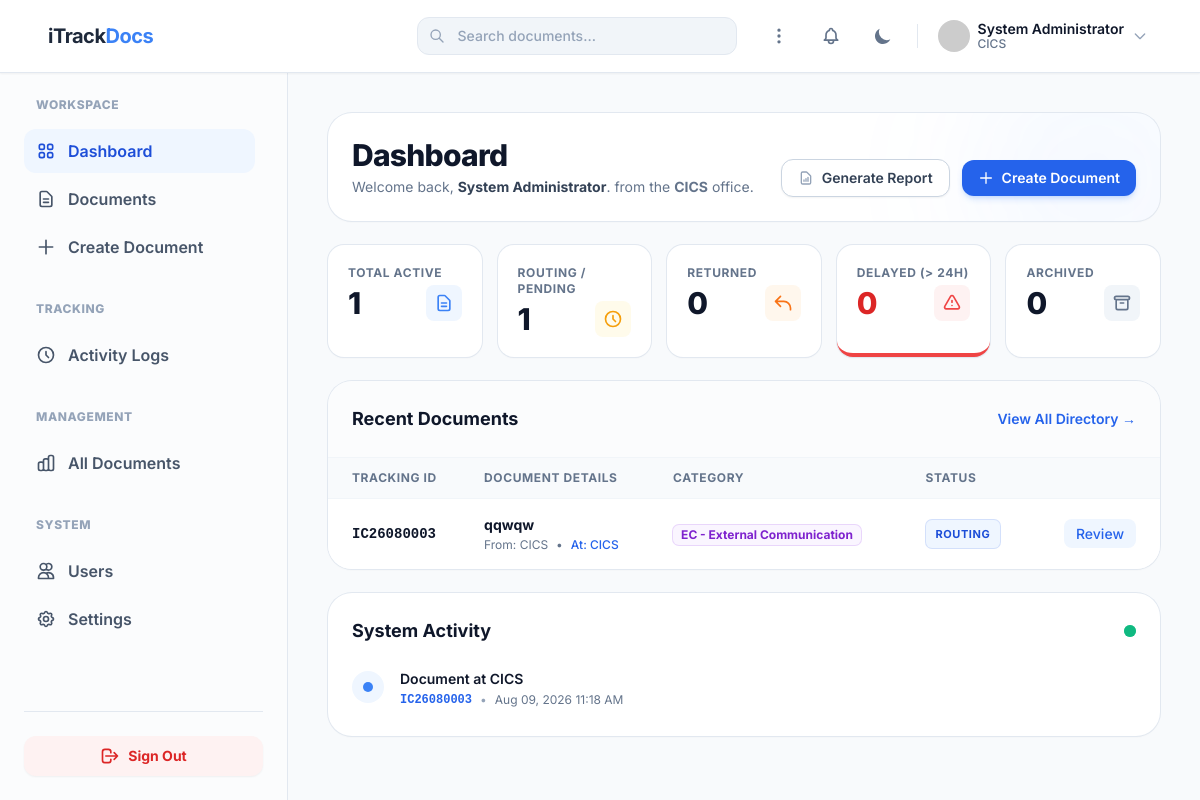
The app's page /index.php?action=dashboard (signed in) with its own data.
### tables this page shows
CREATE TABLE IF NOT EXISTS `documents` (
  `tracking_id` varchar(50) NOT NULL,
  `creator_id` int(11) DEFAULT NULL,
  `title` varchar(255) NOT NULL,
  `category` varchar(100) DEFAULT NULL,
  `origin` varchar(100) NOT NULL,
  `target_department` varchar(100) DEFAULT NULL,
  `current_location` varchar(100) NOT NULL,
  `status` varchar(50) DEFAULT 'Routing',
  `file_path` varchar(500) DEFAULT NULL,
  `created_at` timestamp NULL DEFAULT current_timestamp(),
  PRIMARY KEY (`tracking_id`)
);

### views/dashboard.php (the view, shortened to what the rows shown need)
<?php
    $recentActivity = [];
    foreach(($documents ?? []) as $id => $doc) {
        if(!empty($doc['history'])) {
            $latest = end($doc['history']);
            $recentActivity[] = [
                'id' => $id,
                'title' => $doc['title'],
                'action' => $latest['action'],
                'date' => $latest['date'],
                'timestamp' => strtotime($latest['date'])
            ];
        } else {
            $recentActivity[] = [
                'id' => $id,
                'title' => $doc['title'],
                'action' => 'Document at ' . $doc['current_location'],
                'date' => date('M d, Y h:i A', strtotime($doc['created_at'] ?? 'now')),
                'timestamp' => strtotime($doc['created_at'] ?? 'now')
            ];
        }
    }
    usort($recentActivity, fn($a, $b) => $b['timestamp'] - $a['timestamp']);
    $recentActivity = array_slice($recentActivity, 0, 5);
    function getStatusBadge($status) {
        $status = strtolower($status);
        if ($status === 'routing') return 'bg-blue-50 text-blue-700 dark:bg-blue-500/10 dark:text-blue-400 ring-1 ring-blue-600/20';
        return 'bg-amber-50 text-amber-700 dark:bg-amber-500/10 dark:text-amber-400 ring-1 ring-amber-600/20';
    }
?>
<div class="animate-fade-in-up space-y-6">
    <div class="flex flex-col md:flex-row md:items-end justify-between gap-4 bg-white dark:bg-slate-900 p-6 rounded-3xl ring-1 ring-slate-200 dark:ring-slate-800 shadow-sm relative overflow-hidden">
        <div class="relative z-10">
            <h1 class="text-3xl font-extrabold text-slate-900 dark:text-white tracking-tight mb-1">Dashboard</h1>
        </div>
    </div>
    <div class="grid grid-cols-1 xl:grid-cols-3 gap-6">
        <div class="xl:col-span-2 bg-white dark:bg-slate-900 shadow-sm ring-1 ring-slate-200 dark:ring-slate-800 rounded-3xl overflow-hidden flex flex-col">
            <div class="p-6 border-b border-slate-100 dark:border-slate-800 flex justify-between items-center bg-slate-50/50 dark:bg-slate-900/50">
                <h2 class="text-lg font-bold text-slate-900 dark:text-white">Recent Documents</h2>
            </div>
            <div class="overflow-x-auto flex-1">
                <table class="min-w-full divide-y divide-slate-100 dark:divide-slate-800/60">
                    <thead class="bg-slate-50 dark:bg-slate-800/50">
                        <tr>
                            <th class="py-3 pl-6 pr-3 text-left text-xs font-bold text-slate-500 dark:text-slate-400 uppercase tracking-wider">Tracking ID</th>
                            <th class="px-3 py-3 text-left text-xs font-bold text-slate-500 dark:text-slate-400 uppercase tracking-wider">Document Details</th>
                            <th class="px-3 py-3 text-left text-xs font-bold text-slate-500 dark:text-slate-400 uppercase tracking-wider">Category</th>
                            <th class="px-3 py-3 text-left text-xs font-bold text-slate-500 dark:text-slate-400 uppercase tracking-wider">Status</th>
                            <th class="py-3 pl-3 pr-6 text-right"><span class="sr-only">Action</span></th>
                        </tr>
                    </thead>
                    <tbody class="divide-y divide-slate-100 dark:divide-slate-800/60 bg-white dark:bg-slate-900">
                        <?php if (empty($documents)): ?>
                            <tr>
                                <td colspan="5" class="py-16 text-center">
                                    <svg class="w-12 h-12 text-slate-300 dark:text-slate-600 mx-auto mb-3" fill="none" viewBox="0 0 24 24" stroke="currentColor"><path stroke-linecap="round" stroke-linejoin="round" stroke-width="1.5" d="M9 12h6m-6 4h6m2 5H7a2 2 0 01-2-2V5a2 2 0 012-2h5.586a1 1 0 01.707.293l5.414 5.414a1 1 0 01.293.707V19a2 2 0 01-2 2z" /></svg>
                                    <p class="text-slate-500 dark:text-slate-400 font-medium">No active documents found.</p>
                                </td>
                            </tr>
                        <?php else: ?>
                            <?php foreach (array_slice($documents, 0, 6) as $id => $doc): ?>
                                <tr class="hover:bg-slate-50 dark:hover:bg-slate-800/40 transition-colors group">
                                    <td class="whitespace-nowrap py-4 pl-6 pr-3 text-sm">
                                        <div class="flex items-center gap-2">
                                            <span class="font-mono font-bold text-slate-900 dark:text-white group-hover:text-brand-600 dark:group-hover:text-brand-400 transition-colors"><?= htmlspecialchars($id) ?></span>
                                             <?php if (!empty($doc['file_path'])): ?>
                                                <svg class="w-4 h-4 text-brand-500 shrink-0" fill="none" viewBox="0 0 24 24" stroke="currentColor"><path stroke-linecap="round" stroke-linejoin="round" stroke-width="2" d="M15.172 7l-6.586 6.586a2 2 0 102.828 2.828l6.414-6.586a4 4 0 00-5.656-5.656l-6.415 6.585a6 6 0 108.486 8.486L20.5 13" /></svg>
                                            <?php endif; ?></div>
                                    </td>
                                    <td class="px-3 py-4">
                                        <p class="text-sm font-bold text-slate-900 dark:text-white truncate max-w-[250px]"><?= htmlspecialchars($doc['title']) ?></p>
                                        <div class="flex items-center text-xs text-slate-500 mt-0.5 gap-2">
                                            <span class="truncate max-w-[150px]">From: <?= htmlspecialchars($doc['origin']) ?></span>
                                            <span>&bull;</span>
                                            <span class="text-brand-600 dark:text-brand-400 font-medium truncate max-w-[150px]">At: <?= htmlspecialchars($doc['current_location']) ?></span>
                                        </div>
                                    </td>
                                    <td class="whitespace-nowrap px-3 py-4 text-sm">
                                        <span class="inline-flex items-center px-2 py-0.5 rounded-md text-xs font-bold bg-purple-50 text-purple-700 dark:bg-purple-500/10 dark:text-purple-400 ring-1 ring-purple-600/20">
                                            <?php
                                                $cat = $doc['category'] ?? 'Uncategorized';
                                                if ($cat === 'IC') echo 'IC - Internal Communication';
                                                elseif ($cat === 'EC') echo 'EC - External Communication';
                                                else echo htmlspecialchars($cat);
                                            ?>
                                        </span>
                                    </td>
                                    <td class="whitespace-nowrap px-3 py-4 text-sm">
                                        <span class="inline-flex items-center px-2.5 py-1 rounded-md text-[11px] font-bold uppercase tracking-wider <?= getStatusBadge($doc['status'] ?? 'Pending') ?>">
                                            <?= htmlspecialchars($doc['status'] ?? 'Pending') ?>
                                        </span>
                                    </td>
                                    <td class="whitespace-nowrap py-4 pl-3 pr-6 text-right text-sm font-medium">
                                        <a href="index.php?action=view&tracking_id=<?= urlencode($id) ?>" class="text-brand-600 dark:text-brand-400 hover:text-brand-800 dark:hover:text-brand-300 bg-brand-50 dark:bg-brand-500/10 px-3 py-1.5 rounded-lg transition-colors">Review</a>
                                    </td>
                                </tr>
                            <?php endforeach; ?>
                        <?php endif; ?>
                    </tbody>
                </table>
            </div>
        </div>
        <div class="bg-white dark:bg-slate-900 shadow-sm ring-1 ring-slate-200 dark:ring-slate-800 rounded-3xl p-6 flex flex-col">
            <div class="flex justify-between items-center mb-6">
                <h2 class="text-lg font-bold text-slate-900 dark:text-white">System Activity</h2>
            </div>
            <div class="space-y-6 flex-1">
                <?php if (empty($recentActivity)): ?>
                    <p class="text-sm text-slate-500 text-center py-12">No activity logged yet.</p>
                <?php else: ?>
                    <?php foreach ($recentActivity as $index => $activity): ?>
                        <div class="flex gap-4 relative group">
                            <div class="relative z-10 w-8 h-8 rounded-full bg-brand-50 dark:bg-brand-500/10 flex items-center justify-center shrink-0 ring-4 ring-white dark:ring-slate-900 mt-0.5">
                                <div class="w-2.5 h-2.5 rounded-full bg-brand-500"></div>
                            </div>
                            <div class="pb-1">
                                <p class="text-sm font-semibold text-slate-900 dark:text-white leading-snug">
                                    <?= htmlspecialchars($activity['action']) ?>
                                </p>
                                <div class="flex items-center gap-2 mt-1">
                                    <a href="index.php?action=view&tracking_id=<?= urlencode($activity['id']) ?>" class="font-mono text-xs font-bold text-brand-600 dark:text-brand-400 hover:underline">
                                        <?= htmlspecialchars($activity['id']) ?>
                                    </a>
                                    <span class="text-xs text-slate-400">&bull;</span>
                                    <span class="text-xs text-slate-500 dark:text-slate-400 whitespace-nowrap"><?= htmlspecialchars($activity['date']) ?></span>
                                </div>
                            </div>
                        </div>
                    <?php endforeach; ?>
                <?php endif; ?>
            </div>
            </div>
    </div>
</div>

### records on screen
documents: id "IC26080003", title "qqwqw", origin "CICS", current_location "CICS", category "EC - External Communication", status "ROUTING", action "Document at CICS", tracking_id "IC26080003", date "Aug 09, 2026 11:18 AM"

### other values on screen
$_SESSION['user_name'] "System Administrator"
$_SESSION['user_department'] "CICS"
$totalDocs "1"
$pendingDocs "1"
$returnedDocs "0"
$delayedDocs "0"
$archivedDocs "0"
